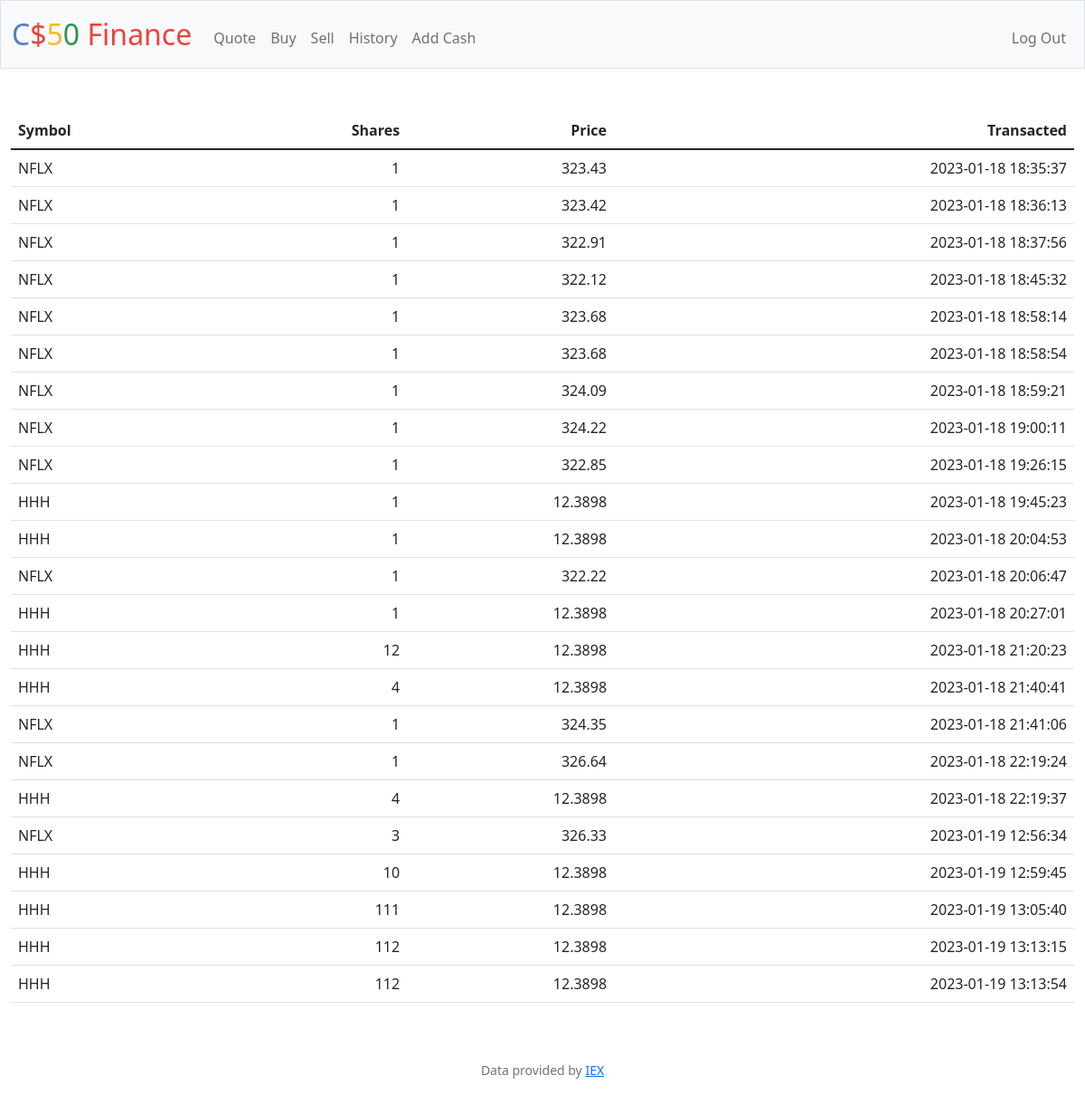
Screenshot of /history (signed in) with the database file from the repository.
### tables this page shows
CREATE TABLE `transactions` (`user_id` INT NOT NULL,`symbol` TEXT,`name` TEXT,`shares` INT,`price_per_share` FLOAT,`total_price` FLOAT,`transacted` DATE,FOREIGN KEY (user_id) REFERENCES users(id));

### app.py (the view)
@app.route("/history")
@login_required
def history():
    rows = db.execute("SELECT symbol,shares,price_per_share,transacted FROM transactions WHERE user_id = ?", session["user_id"])
    return render_template("history.html", rows=rows)

### app.py (called while the page is built)
@app.after_request
def after_request(response):
    response.headers["Cache-Control"] = "no-cache, no-store, must-revalidate"
    response.headers["Expires"] = 0
    response.headers["Pragma"] = "no-cache"
    return response

### helpers.py (called while the page is built)
def login_required(f):
    @wraps(f)
    def decorated_function(*args, **kwargs):
        if session.get("user_id") is None:
            return redirect("/login")
        return f(*args, **kwargs)
    return decorated_function

### templates/history.html (shortened to what this page needs)
{% extends "layout.html" %}
{% block main %}
<table class="table"><thead>
    <tr>
        <th class="text-start">Symbol</th>
        <th class="text-end">Shares</th>
        <th class="text-end">Price</th>
        <th class="text-end">Transacted</th>
    </tr>
</thead>
<tbody>
    {% for d in rows %}
    <tr><td class="text-start">{{d.symbol}}</td><td class="text-end">{{d.shares}}</td><td class="text-end">{{d.price_per_share}}</td><td class="text-end">{{d.transacted}}</td></tr>
    {% endfor %}
</tbody>
</table>
{% endblock %}

### templates/layout.html (shortened to what this page needs)
<!DOCTYPE html>
<html lang="en">
    <head>
        <link href="https://cdn.jsdelivr.net/npm/bootstrap@5.1.3/dist/css/bootstrap.min.css" rel="stylesheet">
        <link href="/static/styles.css" rel="stylesheet">
    </head>
    <body>
        <nav class="bg-light border navbar navbar-expand-md navbar-light">
            <div class="container-fluid">
                <a class="navbar-brand" href="/"><span class="blue">C</span><span class="red">$</span><span class="yellow">5</span><span class="green">0</span> <span class="red">Finance</span></a>
                <div class="collapse navbar-collapse" id="navbar">
                    {% if session["user_id"] %}
                        <ul class="navbar-nav me-auto mt-2">
                            <li class="nav-item"><a class="nav-link" href="/quote">Quote</a></li>
                            <li class="nav-item"><a class="nav-link" href="/buy">Buy</a></li>
                            <li class="nav-item"><a class="nav-link" href="/sell">Sell</a></li>
                            <li class="nav-item"><a class="nav-link" href="/history">History</a></li>
                            <li class="nav-item"><a class="nav-link" href="/addcash">Add Cash</a></li>
                        </ul>
                        <ul class="navbar-nav ms-auto mt-2">
                            <li class="nav-item"><a class="nav-link" href="/logout">Log Out</a></li>
                        </ul>
                    {% else %}
                        <ul class="navbar-nav ms-auto mt-2">
                            <li class="nav-item"><a class="nav-link" href="/register">Register</a></li>
                            <li class="nav-item"><a class="nav-link" href="/login">Log In</a></li>
                        </ul>
                    {% endif %}
                </div>
            </div>
        </nav>
        <main class="container-fluid py-5 text-center">
            {% block main %}{% endblock %}
        </main>
        <footer class="mb-5 small text-center text-muted">
            Data provided by <a href="https://iexcloud.io/">IEX</a>
        </footer>
    </body>
</html>

### static/styles.css (style rules this page uses)
nav .navbar-brand { font-size: xx-large; }
nav .navbar-brand .blue { color: #537fbe; }
nav .navbar-brand .red { color: #ea433b; }
nav .navbar-brand .yellow { color: #f5b82e; }
nav .navbar-brand .green { color: #2e944b; }

### rows the page displays
transactions: symbol "NFLX", shares "1", price_per_share "323.43", transacted "2023-01-18 18:35:37"
transactions: symbol "NFLX", shares "1", price_per_share "323.42", transacted "2023-01-18 18:36:13"
transactions: symbol "NFLX", shares "1", price_per_share "322.91", transacted "2023-01-18 18:37:56"
transactions: symbol "NFLX", shares "1", price_per_share "322.12", transacted "2023-01-18 18:45:32"
transactions: symbol "NFLX", shares "1", price_per_share "323.68", transacted "2023-01-18 18:58:14"
transactions: symbol "NFLX", shares "1", price_per_share "323.68", transacted "2023-01-18 18:58:54"
transactions: symbol "NFLX", shares "1", price_per_share "324.09", transacted "2023-01-18 18:59:21"
transactions: symbol "NFLX", shares "1", price_per_share "324.22", transacted "2023-01-18 19:00:11"
transactions: symbol "NFLX", shares "1", price_per_share "322.85", transacted "2023-01-18 19:26:15"
transactions: symbol "HHH", shares "1", price_per_share "12.3898", transacted "2023-01-18 19:45:23"
transactions: symbol "HHH", shares "1", price_per_share "12.3898", transacted "2023-01-18 20:04:53"
transactions: symbol "NFLX", shares "1", price_per_share "322.22", transacted "2023-01-18 20:06:47"
transactions: symbol "HHH", shares "1", price_per_share "12.3898", transacted "2023-01-18 20:27:01"
transactions: symbol "HHH", shares "12", price_per_share "12.3898", transacted "2023-01-18 21:20:23"
transactions: symbol "HHH", shares "4", price_per_share "12.3898", transacted "2023-01-18 21:40:41"
transactions: symbol "NFLX", shares "1", price_per_share "324.35", transacted "2023-01-18 21:41:06"
transactions: symbol "NFLX", shares "1", price_per_share "326.64", transacted "2023-01-18 22:19:24"
transactions: symbol "HHH", shares "4", price_per_share "12.3898", transacted "2023-01-18 22:19:37"
transactions: symbol "NFLX", shares "3", price_per_share "326.33", transacted "2023-01-19 12:56:34"
transactions: symbol "HHH", shares "10", price_per_share "12.3898", transacted "2023-01-19 12:59:45"
transactions: symbol "HHH", shares "111", price_per_share "12.3898", transacted "2023-01-19 13:05:40"
transactions: symbol "HHH", shares "112", price_per_share "12.3898", transacted "2023-01-19 13:13:15"
transactions: symbol "HHH", shares "112", price_per_share "12.3898", transacted "2023-01-19 13:13:54"
